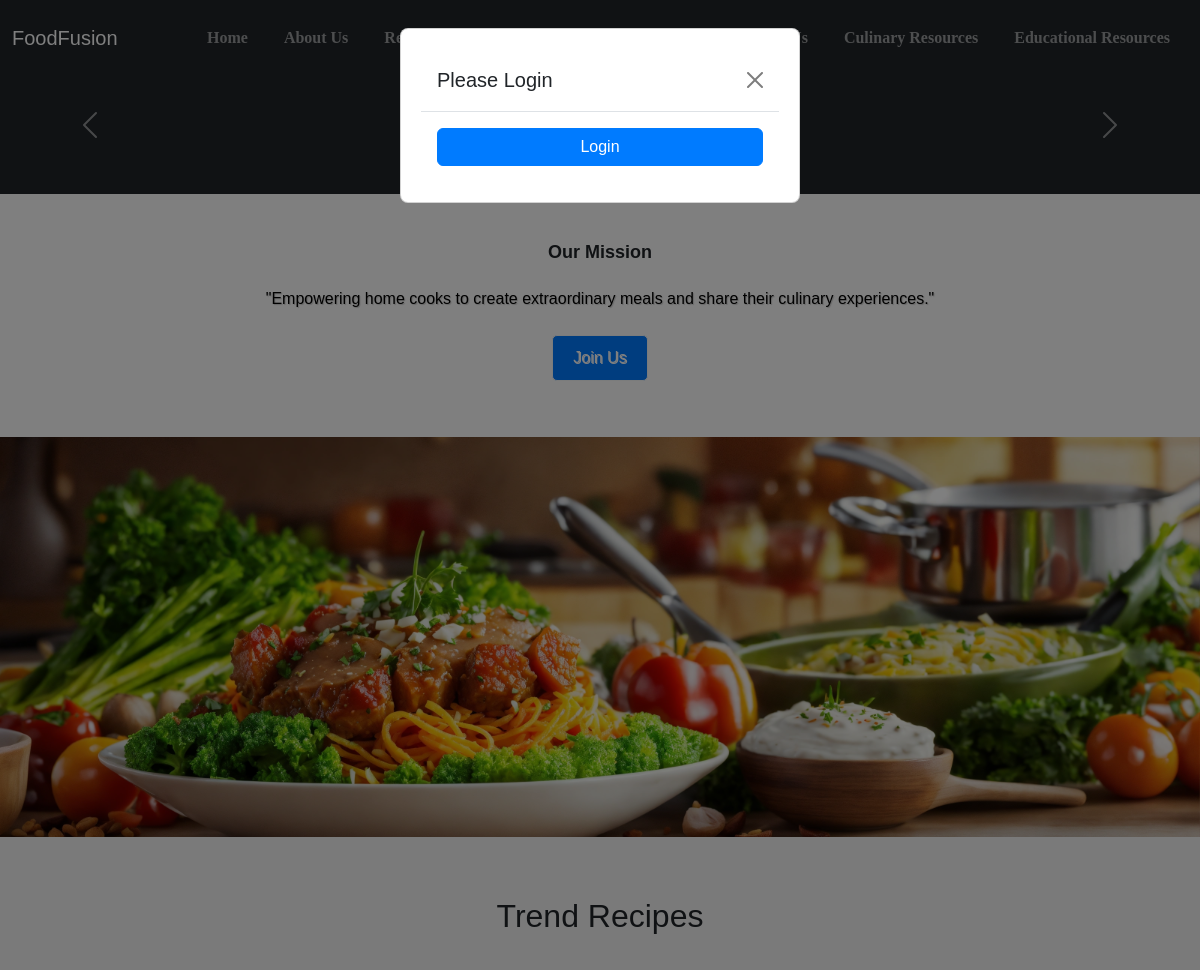
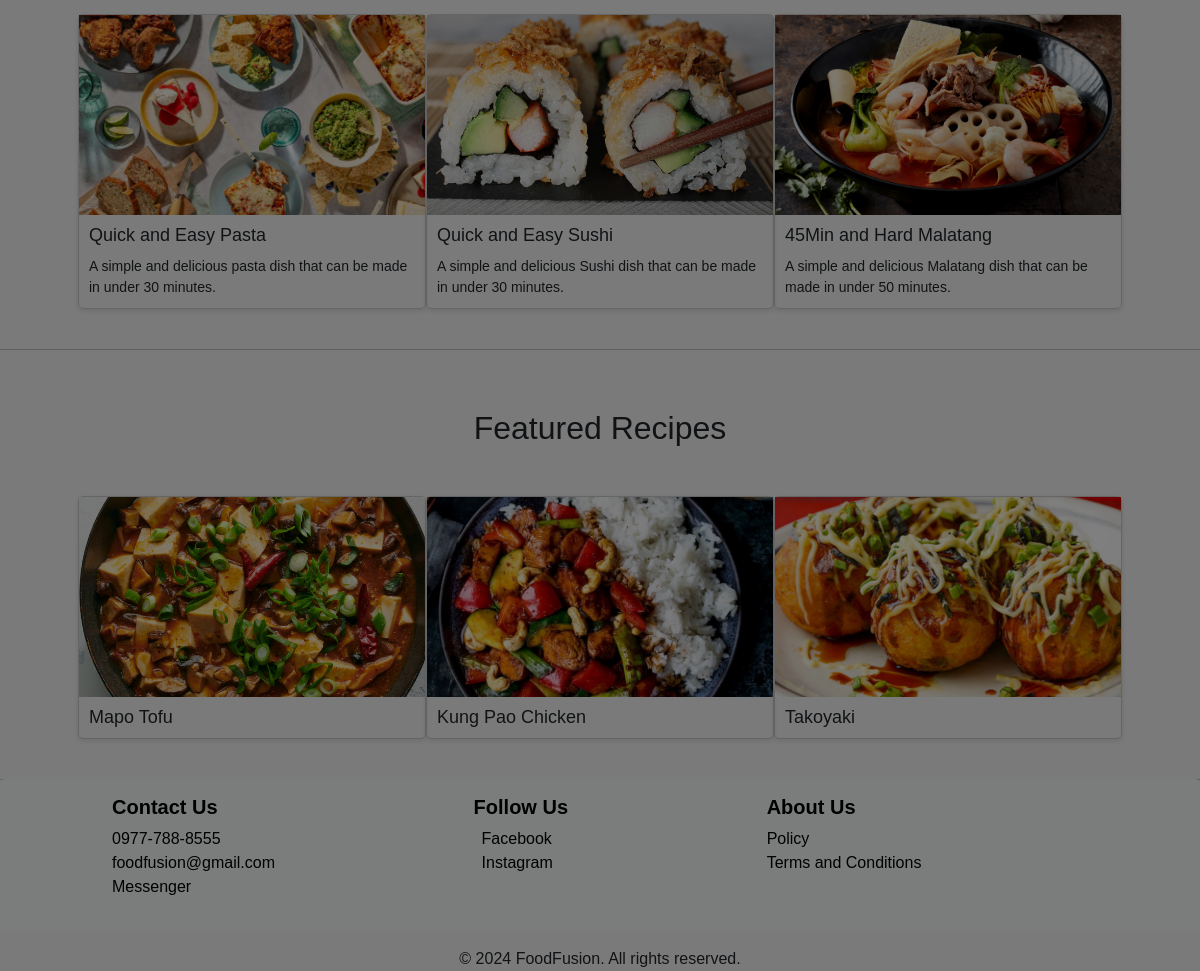
The app's page /home.php with its own data (2 pictures, top to bottom).
### tables this page shows
CREATE TABLE `recipe` (
  `recipe_id` int(11) NOT NULL,
  `recipe_name` varchar(255) NOT NULL,
  `country_id` int(11) DEFAULT NULL,
  `recipe_img` varchar(255) DEFAULT NULL,
  `difficulty_id` int(11) DEFAULT NULL,
  `description` text DEFAULT NULL
);

### home.php (the view, shortened to what this page needs)
<!DOCTYPE html>
<html lang="en">
  <head>
    <link
      href="https://cdn.jsdelivr.net/npm/bootstrap@5.3.3/dist/css/bootstrap.min.css"
      rel="stylesheet"
    />
    <link rel="stylesheet" href="style.css" />
  </head>
  <body>
    <?php
        include 'header.php';
    ?>
    <?php
$host = 'localhost';
$dbname = 'backendproject';
$username = 'root';
$password = '';
try {
    $pdo = new PDO("mysql:host=$host;dbname=$dbname", $username, $password);
    $pdo->setAttribute(PDO::ATTR_ERRMODE, PDO::ERRMODE_EXCEPTION);
} catch (PDOException $e) {
    echo "Connection failed: " . $e->getMessage();
    exit;
}
?>
<div id="loginModal" class="modal" tabindex="-1" role="dialog" style="display: none;">
    <div class="modal-dialog" role="document">
        <div class="modal-content">
            <div class="modal-header">
                <h5 class="modal-title">Please Login</h5>
                <button type="button" class="btn-close" onclick="hideLoginModal()" aria-label="Close"></button>
            </div>
            <div class="modal-body">
                <form id="loginForm" action="login.php" method="get">
                    <button type="submit" class="btn btn-primary w-100">Login</button>
                </form>
            </div>
        </div>
    </div>
</div>
<section>
    <div class="carousel-container ">
        <div id="carouselExampleInterval" class="carousel slide" data-bs-ride="carousel">
            <div class="carousel-inner">
                <?php
                $conn = new mysqli($host, $user, $password, $db, $port);
                $sql = "SELECT name FROM event ORDER BY date ASC";
                $result = $conn->query($sql);
                $active = true;
                if ($result->num_rows > 0) {
                    while ($row = $result->fetch_assoc()) {
                        echo '<div class="carousel-item' . ($active ? ' active' : '') . '" data-bs-interval="5000">';
                        echo '<div class="d-block w-100 text-center bg-dark text-white p-5">';
                        echo '<h3>' . htmlspecialchars($row['name']) . '</h3>';
                        echo '</div>';
                        echo '</div>';
                        $active = false;
                    }
                } else {
                    echo '<div class="carousel-item active" data-bs-interval="5000">';
                    echo '<div class="d-block w-100 text-center bg-dark text-white p-5">';
                    echo '<h3>No Upcoming Events</h3>';
                    echo '</div>';
                    echo '</div>';
                }
                ?>
            </div>
            <button class="carousel-control-prev" type="button" data-bs-target="#carouselExampleInterval" data-bs-slide="prev">
                <span class="carousel-control-prev-icon" aria-hidden="true"></span>
            </button>
            <button class="carousel-control-next" type="button" data-bs-target="#carouselExampleInterval" data-bs-slide="next">
                <span class="carousel-control-next-icon" aria-hidden="true"></span>
            </button>
        </div>
    </div>
</section>
    <section class="mission-container text-center py-5 bg-white">
      <h2 class="mission-heading mb-4">Our Mission</h2>
      <p class="mission-text text-black mb-4">
        "Empowering home cooks to create extraordinary meals and share their
        culinary experiences."
      </p>
      <h3 class="join-button mt-4">
        <a href="login.php" class="btn btn-light">Join Us</a>
      </h3>
    </section>
    <div class="missionBanner">
      <img src="image/cooking.webp" alt="" />
    </div>
    <section class="featured-recipes">
      <h2 class="d-flex justify-content-center mb-5">Trend Recipes</h2>
      <div class="recipe-card-container">
        <div class="recipe-card">
          <img src="image/feature.jpg" alt="Recipe Image" />
          <h4>Quick and Easy Pasta</h4>
          <p>
            A simple and delicious pasta dish that can be made in under 30
            minutes.
          </p>
        </div>
        <div class="recipe-card">
          <img src="image/sushi.jpg" alt="Recipe Image" />
          <h4>Quick and Easy Sushi</h4>
          <p>
            A simple and delicious Sushi dish that can be made in under 30
            minutes.
          </p>
        </div>
        <div class="recipe-card">
          <img src="image/malatang.png" alt="Recipe Image" />
          <h4>45Min and Hard Malatang</h4>
          <p>
            A simple and delicious Malatang dish that can be made in under 50
            minutes.
          </p>
        </div>
      </div>
    </section>
    <section class="featured-recipes">
  <h2 class="d-flex justify-content-center mb-5">Featured Recipes</h2>
  <div class="recipe-card-container">
    <?php
    $stmt = $pdo->query("SELECT * FROM recipe ORDER BY recipe_id DESC LIMIT 3");
    $recipes = $stmt->fetchAll(PDO::FETCH_ASSOC);
    foreach ($recipes as $recipe):
    ?>
      <div class="recipe-card">
        <img src="image/<?= htmlspecialchars($recipe['recipe_img']) ?>" alt="Recipe Image" />
        <h4><?= htmlspecialchars($recipe['recipe_name']) ?></h4>
      </div>
    <?php endforeach; ?>
  </div>
</section>
<?php
include 'footer.php';
?>
  </body>
</html>

### header.php (shortened to what this page needs)
<header>
      <nav class="navbar navbar-expand-lg navbar-dark bg-dark">
        <div class="container-fluid">
          <a class="navbar-brand" href="#">FoodFusion</a>
          <div class="collapse navbar-collapse" id="navbarNav">
            <ul class="navbar-nav ms-auto mb-2 mb-lg-0">
              <li class="nav-item">
                <a class="nav-link" href="home.php">Home</a>
              </li>
              <li class="nav-item">
                <a class="nav-link" href="about.php">About Us</a>
              </li>
              <li class="nav-item">
                <a class="nav-link" href="reciepeCollection.php">Recipe Collection</a>
              </li>
              <li class="nav-item">
                <a class="nav-link" href="community.php">Community Cookbook</a>
              </li>
              <li class="nav-item">
                <a class="nav-link" href="contact.php">Contact Us</a>
              </li>
              <li class="nav-item">
                <a class="nav-link" href="culinary.php">Culinary Resources</a>
              </li>
              <li class="nav-item">
                <a class="nav-link" href="educational.php"
                  >Educational Resources</a
                >
              </li>
            </ul>
          </div>
        </div>
      </nav>
    </header>

### footer.php
<link rel="stylesheet" href="style.css">
<footer>
      <div class="info d-flex flex-wrap justify-content-between">
        <div class="link">
          <h5>Contact Us</h5>
          <ul class="list-unstyled">
            <li>
              <a href="tel:+639777888555" class="text-decoration-none"
                >0977-788-8555</a
              >
            </li>
            <li>
              <a href="mailto:foodfusion@gmail.com" class="text-decoration-none"
                >foodfusion@gmail.com</a
              >
            </li>
            <li>
              <a
                href="https://www.messenger.com/"
                target="_blank"
                class="text-decoration-none"
                >Messenger</a
              >
            </li>
          </ul>
        </div>
        <div class="link">
          <h5>Follow Us</h5>
          <ul class="list-unstyled">
            <li>
              <a href="https://www.facebook.com/" class="text-decoration-none"
                ><i class="fab fa-facebook me-2"></i> Facebook</a
              >
            </li>
            <li>
              <a href="https://www.instagram.com/" class="text-decoration-none"
                ><i class="fab fa-instagram me-2"></i> Instagram</a
              >
            </li>
          </ul>
        </div>
        <div class="link">
          <h5>About Us</h5>
          <ul class="list-unstyled">
            <li><a href="cookie.php" class="text-decoration-none">Policy</a></li>
            <li>
              <a href="cookie.php" class="text-decoration-none">Terms and Conditions</a>
            </li>
          </ul>
        </div>
      </div>
      <div class="text-center mt-3">
        <p class="mb-0">&copy; 2024 FoodFusion. All rights reserved.</p>
      </div>
    </footer>

### style.css (style rules this page uses)
body { font-family: Arial, sans-serif; font-size: 16px; background-color: #f5f5f5; padding-top: 56px; }
.nav-item { margin: 10px; color: black; font-family: overpass; font-weight: bold; }
.navbar { background-color: #b8b7b7; position: fixed; top: 0; left: 0; width: 100%; z-index: 1000; }
.carousel-container { position: relative; }
.join-button { color: white; font-size: 25px; font-weight: bold; }
.join-button a { text-decoration: none; border-radius: 3px; background-color: yellow; padding: 0.5rem 1rem; color: black; text-shadow: 1px 1px white; }
.mission-container { position: relative; text-align: center; background-color: #281e1e; padding: 20px; }
.mission-container h2 { font-size: 18px; font-weight: bold; margin-bottom: 10px; }
.mission-container p { font-size: 16px; color: #f0e0e0; text-shadow: 1px 1px 1px rgba(0, 0, 0, 0.2); }
.join-button a { background-color: #007bff; color: #fff; padding: 10px 20px; border-radius: 5px; text-decoration: none; }
.missionBanner img { width: 100%; height: 400px; object-fit: cover; }
.featured-recipes { margin-top: 40px; padding: 20px; box-shadow: 0.4px 0.4px rgb(127, 107, 107); }
.recipe-card-container { display: flex; justify-content: center; }
.recipe-card { width: 30%; margin-bottom: 20px; border: 1px solid #ccc; border-radius: 5px; box-shadow: 0 2px 5px rgba(0, 0, 0, 0.1); transition: transform 0.3s ease-in-out; }
.recipe-card img { width: 100%; height: 200px; object-fit: cover; }
.recipe-card h4 { font-size: 18px; margin: 10px; }
.recipe-card p { margin: 10px; font-size: 14px; }
.info { padding: 1rem 6rem; background-color: #f8f9fa; border-radius: 5px; }
.link { flex-grow: 1; margin: 0 1rem; align-items: center; color: black; }
.link a { color: black; }
.link h5 { font-weight: bold; margin-bottom: 0.5rem; }
.btn-primary { background-color: #007bff; border-color: #007bff; }
.modal { position: fixed; top: 0; left: 0; width: 100%; height: 100%; display: flex; justify-content: center; align-items: center; background: rgba(0, 0, 0, 0.5); z-index: 1050; }
.modal-dialog { max-width: 400px; width: 90%; }
.modal-content { padding: 20px; border-radius: 8px; background: white; }

### records on screen
recipe: recipe_img (picture), recipe_name "Mapo Tofu"
recipe: recipe_img (picture), recipe_name "Kung Pao Chicken"
recipe: recipe_img (picture), recipe_name "Takoyaki"
